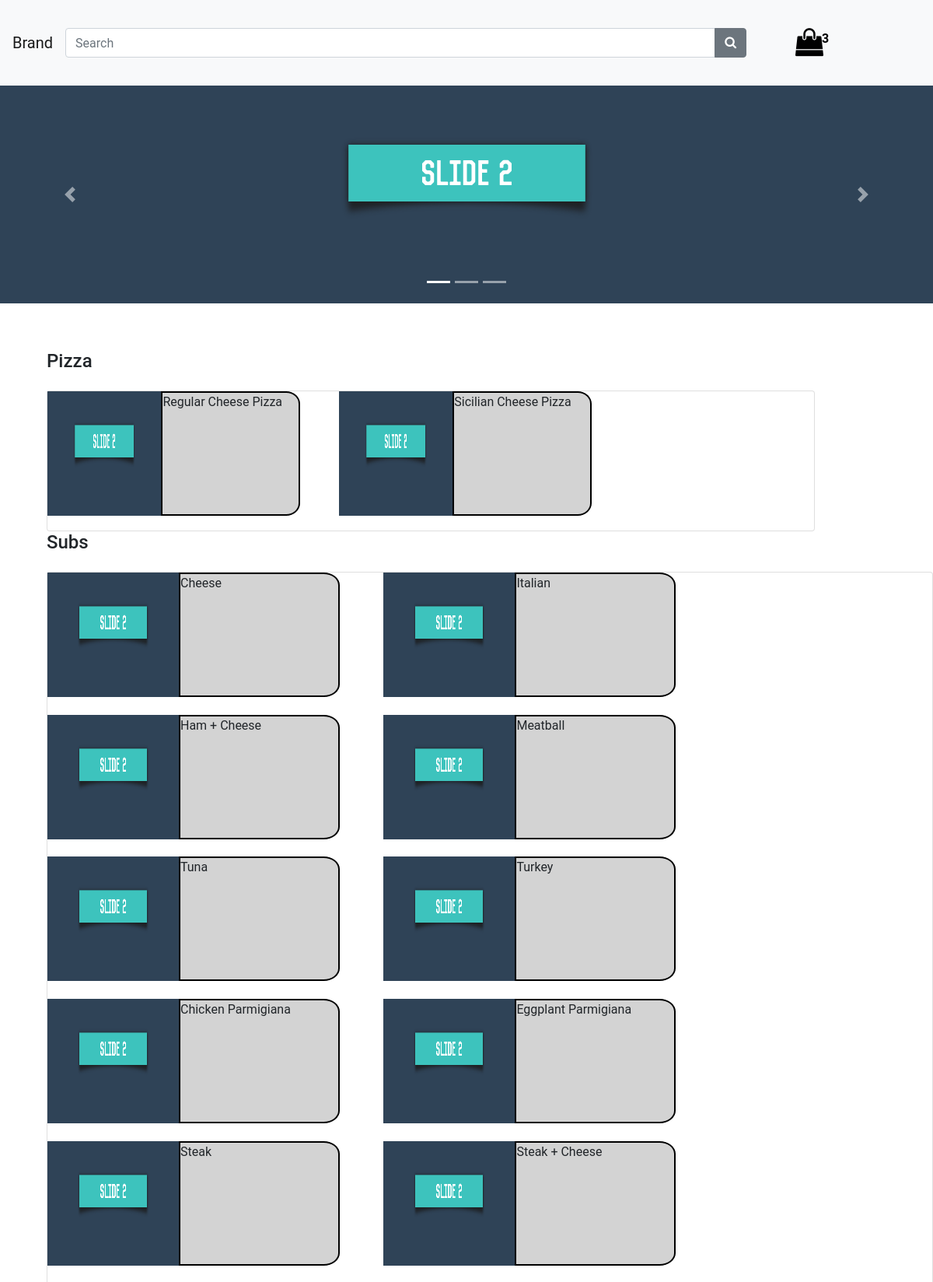
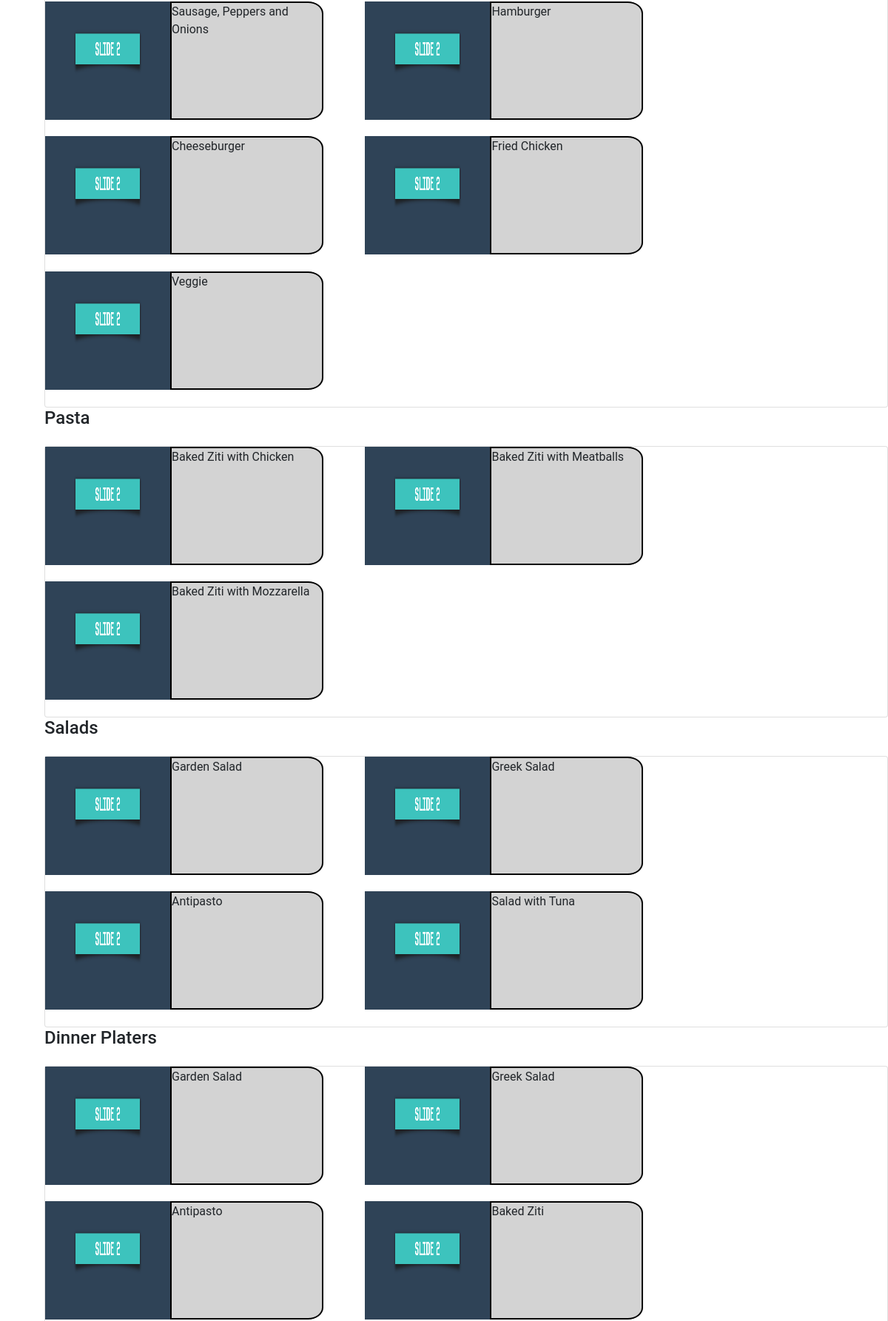
The app's page / (signed in, upper part) with its own data (2 pictures, top to bottom).
### orders/models.py (models this page shows, shortened)
class Menu(models.Model):
	name = models.CharField(max_length = 64)

class Items(models.Model):
	menu = models.ForeignKey(Menu, on_delete = models.CASCADE, related_name='item')
	name = models.CharField(max_length = 64)

### orders/views.py (the view)
# urls.py: path("", views.index, name="index"),
def index(request):
    if request.user.is_authenticated:
        context = {
            'menus' : Menu.objects.all()
        }
        return render(request, "orders/layout.html", context)
    return render(request, "orders/login.html")

### orders/templates/orders/layout.html (shortened to what this page needs)
{% load static %}
<!DOCTYPE html>
<html lang="en">
<head>
<link rel="stylesheet" href="https://stackpath.bootstrapcdn.com/bootstrap/4.5.0/css/bootstrap.min.css">
<link rel="stylesheet" href="https://maxcdn.bootstrapcdn.com/font-awesome/4.7.0/css/font-awesome.min.css">
<link rel="stylesheet" href="{% static 'orders/styles.css' %}">
</head>
<body>
    <nav class="navbar navbar-expand-md navbar-light bg-light">
        <a href="#" class="navbar-brand">Brand</a>
        <form class="form-inline w-75 mr-5 mr-0" >
            <div class="input-group w-100">
                <input type="text" class="form-control " placeholder="Search" >
                <div class="input-group-append">
                    <button type="button" class="btn btn-secondary"><i class="fa fa-search"></i></button>
                </div>
            </div>
        </form>
        <div class="navbar-nav">
                <a href="{% url 'user_order' %}" class="nav-item nav-link" id = 'cart'>
                    <i class="fa fa-shopping-bag"></i>
                        <span class="badge">3</span>
                </a>
        </div>
    </nav>
    <div id="myCarousel" class="carousel slide mt-0" data-ride="carousel">
        <ol class="carousel-indicators">
            <li data-target="#myCarousel" data-slide-to="0" class="active"></li>
            <li data-target="#myCarousel" data-slide-to="1"></li>
            <li data-target="#myCarousel" data-slide-to="2"></li>
        </ol>
        <div class="carousel-inner">
            <div class="carousel-item active">
                <img src="{% static 'orders/slide2.png' %}" alt="First Slide">
            </div>
        </div>
        <a class="carousel-control-prev" href="#myCarousel" data-slide="prev">
            <span class="carousel-control-prev-icon"></span>
        </a>
        <a class="carousel-control-next" href="#myCarousel" data-slide="next">
            <span class="carousel-control-next-icon"></span>
        </a>
    </div>
<div class="main">
    {% for menu in menus%}
    <div class="section">
       <div class="menu"><h4>{{ menu.name }}</h4></div>
        <div class="card">
        {% for item in menu.item.all %}
            <div class="cards" data-item = '{{ item.name }}' data-menu = '{{ menu.name }}'>
                <div class="item1 items"><img src="{% static 'orders/slide2.png' %}" alt="Pizza" style="max-width: 100%; height: 100%; max-height: 100%;"></div>
                <div class="item2 items">{{item.name}}</div>
            </div>
        {% endfor %}
        </div>
    </div>
    {% endfor %}
</div>
</body>
</html>

### orders/static/orders/styles.css (style rules this page uses)
html, body { height: 100%; width: 100%; margin: 0; }
* { font-family: Roboto, sans-serif, Impact, Haettenschweiler, 'Arial Narrow Bold'; }
body { background-color: #fff; }
.carousel { background: #2f4357; margin-top: 20px; }
.carousel-item { text-align: center; min-height: 280px; }
span.badge { position: absolute; top: 50%; margin-top: -15px; right: 5px; font-size: 16px; padding: 0; width: 15px; height: 15px; padding-top: 2px; }
.badge { display: inline-block; padding: .25em .4em; font-size: 75%; font-weight: 700; line-height: 1; text-align: center; white-space: nowrap; vertical-align: baseline; border-radius: .25rem; }
#cart { color: #010101; display: block; padding: 28px 15px; position: relative; }
.fa-shopping-bag { font-size: 36px; }
.main { margin-top: 5%; margin-left: 5%; display: inline-block; }
.cards { display: inline-grid; width: 33%; grid-template-columns: 45% 55%; grid-template-rows: 100%; height: 20vh; margin-right: 5%; margin-bottom: 2%; border-top-right-radius: 10%; border-bottom-right-radius: 10%; }
.cards .items { box-sizing: border-box; }
.cards .item1 { grid-column:1/2 ; background-color: green; }
.cards .item2 { grid-column: 2/3; border-top-right-radius: 10%; border-bottom-right-radius: 10%; border: 2px solid black; background-color: lightgray; }
.section { width: 100%; display: inline-block; }
.section h4 { margin-bottom: 2%; }
.card { display: inline-flex; flex-direction: row; flex-wrap: wrap; position: relative; }

### records on screen
Menu: name "Pizza"
Items: name "Regular Cheese Pizza"
Items: name "Sicilian Cheese Pizza"
Menu: name "Subs"
Items: name "Cheese"
Items: name "Italian"
Items: name "Ham + Cheese"
Items: name "Meatball"
Items: name "Tuna"
Items: name "Turkey"
Items: name "Chicken Parmigiana"
Items: name "Eggplant Parmigiana"
Items: name "Steak"
Items: name "Steak + Cheese"
Items: name "Sausage, Peppers and Onions"
Items: name "Hamburger"
Items: name "Cheeseburger"
Items: name "Fried Chicken"
Items: name "Veggie"
Menu: name "Pasta"
Items: name "Baked Ziti with Chicken"
Items: name "Baked Ziti with Meatballs"
Items: name "Baked Ziti with Mozzarella"
Menu: name "Salads"
Items: name "Garden Salad"
Items: name "Greek Salad"
Items: name "Antipasto"
Items: name "Salad with Tuna"
Menu: name "Dinner Platers"
Items: name "Garden Salad"
Items: name "Greek Salad"
Items: name "Antipasto"
Items: name "Baked Ziti"
